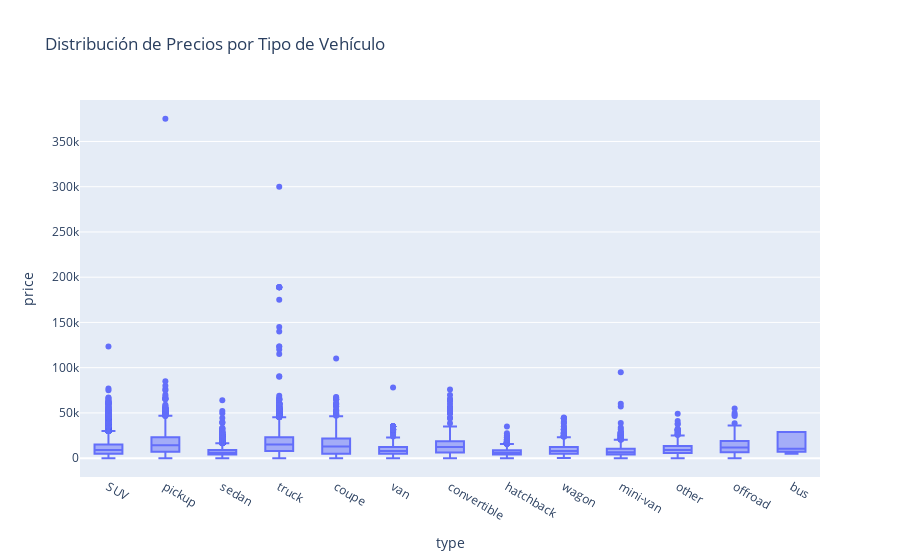

Notebook source saved alongside this figure:
### Code cell
#Boxplot por tipo de vehículo
px.box(df, x='type', y='price', title='Distribución de Precios por Tipo de Vehículo')

### Figure 1 — Plotly figure (JSON) as saved in the notebook; plotly's stock layout.template omitted (floating-point values rounded to 4 significant figures; data arrays with more than 128 entries replaced by an {"elided": "..."} marker saying what was removed)
{"data": [{"alignmentgroup": "True", "hovertemplate": "type=%{x}<br>price=%{y}<extra></extra>", "legendgroup": "", "marker": {"color": "#636efa"}, "name": "", "notched": false, "offsetgroup": "", "orientation": "v", "showlegend": false, "type": "box", "x": {"elided": "51525 str values"}, "x0": " ", "xaxis": "x", "y": {"elided": "51525 int values"}, "y0": " ", "yaxis": "y"}], "layout": {"boxmode": "group", "legend": {"tracegroupgap": 0}, "title": {"text": "Distribución de Precios por Tipo de Vehículo"}, "xaxis": {"anchor": "y", "domain": [0, 1], "title": {"text": "type"}}, "yaxis": {"anchor": "x", "domain": [0, 1], "title": {"text": "price"}}}}
